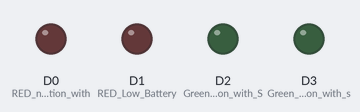
The sketch below on a simulated Arduino MKR. Parts: output pins drawn as LEDs (lit = HIGH). WiFi joins after 1.5 s; servers stay silent unless stated; uploads are accepted with an empty reply; raw I2C reads return 0; pins used as bus, display or sensor lines are not drawn.

Above: at 0.1 s.
At 3.1 s:
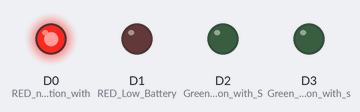
At 4.6 s:
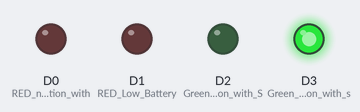
At 10.1 s:
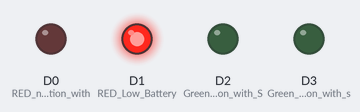
Timing chart, 0 to 11.6 s (numbered marks = the images above):
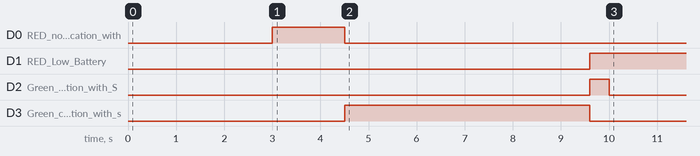

Measured:
- by itself, D1 (RED_Low_Battery): LOW → HIGH at 9.6 s
- by itself, D2 (Green_commincation_with_S): LOW → HIGH at 9.6 s, → LOW 0.40 s later
- by itself, D3 (Green_commincation_with_s): LOW → HIGH at 4.5 s, → LOW 5.1 s later

The sketch:

Sensor_Client_v3.ino
```cpp
/*
This program includes the measuring capabilities of the TE Ambimate sensor with the previous client code
Periodic communication with the server via HTTP

sensor communication using i2c
request all mesaured data, which is reaches in a char array

RED=VCC(TOP RIGHT ON sensor)
BLack=GND
YELLOW=SCL
BLUE=SDA

*/
#include <ArduinoLowPower.h>
#include <ArduinoHttpClient.h>
#include <WiFiNINA.h>
#include "Sensor_Config.h"

#include <Wire.h>

///////please enter your sensitive data in the Secret tab/arduino_secrets.h
/////// Wifi Settings ///////
char ssid[] = SERVER_1_SSID;
char pass[] = SECRET_PASS;

///Create wificlient object, HTTP client object and relevant variables
char serverAddress[] = SERVER_1_IP;  // server address
int port = 80;//port number for HTTP
WiFiClient wifi;//Create a wifi Client object called wifi.
HttpClient client = HttpClient(wifi, serverAddress, port);//create http client object  using the wifi client object
int wifi_status = WL_IDLE_STATUS;
int http_status_code = client.responseStatusCode();
String http_response = client.responseBody();
String http_content_type;
String http_put_data;
String sensor_number = SENSOR_1;//sensor number sent as http url


//variables for sensor
unsigned sensor_buf[20];//buffer used to retrive raw data from sensorf
float temperature, humidity,bat_volt;
unsigned int sensor_status,light,co2_ppm,voc_ppm;
String pir_event="";
String motion_event="";

int sample_time=120000;//15 seconds

void setup() {
  pinMode(0,OUTPUT);//RED no commincation with server
  pinMode(1,OUTPUT);//RED Low Battery
  pinMode(3,OUTPUT);//Green commincation with sensor IC
  pinMode(2,OUTPUT);//Green commincation with Server
  pinMode(7,OUTPUT);//Power for AmbiMate sensor
  digitalWrite(7,HIGH);
  delay(3000);
  Wire.begin();//begin i2c commincation for sensor
  connect_to_wifi();
}

void loop() {
  digitalWrite(7,HIGH);
  digitalWrite(3,HIGH);
  delay(5000);
  Wire.begin();//begin i2c commincation for sensor
  read_sensor();
  digitalWrite(3,LOW);
  digitalWrite(7,LOW);
  if(bat_volt<=2){
    digitalWrite(1,HIGH);
  }
  else{
    digitalWrite(1,LOW);
  }
  digitalWrite(2,HIGH);
  put_request("data");
  digitalWrite(2,LOW);
  LowPower.sleep(sample_time);
}
void connect_to_wifi(void){
  while ( wifi_status != WL_CONNECTED) {
    digitalWrite(0,HIGH);
    // Connect to WPA/WPA2 network:
    wifi_status = WiFi.begin(ssid, pass);
  }
  digitalWrite(0,LOW);


  // print your WiFi shield's IP address:
  IPAddress ip = WiFi.localIP();

}
void reconnect_to_wifi(void){
  while ( wifi_status != WL_CONNECTED) {
    digitalWrite(0,HIGH);
    wifi_status = WiFi.begin(ssid, pass);// Connect to WPA/WPA2 network:
  }
  digitalWrite(0,LOW);
}
void read_sensor(void){
// All sensors except the CO2 sensor are scanned in response to this command
  Wire.beginTransmission(0x2A); // transmit to device
  // Device address is specified in datasheet
  Wire.write(byte(0xC0));       // sends instruction to read sensors in next byte
  Wire.write(byte(0x7F));    // 0x7F indicates to read all connected sensors
  Wire.endTransmission();       // stop transmitting
  // Delay to make sure all sensors are scanned by the AmbiMate
  delay(100);

  Wire.beginTransmission(0x2A); // transmit to device
  Wire.write(byte(0x00));       // sends instruction to read sensors in next byte
  Wire.endTransmission();       // stop transmitting
  Wire.requestFrom(0x2A, 15);   // request bytes from slave device

  // Acquire the Raw Data
  unsigned int i = 0;
  while (Wire.available()) { // slave may send less than requested
    sensor_buf[i] = Wire.read(); // receive a byte as character
    i++;
  }

  // convert the raw data to engineering units
  sensor_status = sensor_buf[0];
  temperature = (sensor_buf[1] * 256.0 + sensor_buf[2]) / 10.0;
  humidity = (sensor_buf[3] * 256.0 + sensor_buf[4]) / 10.0;
  light = (sensor_buf[5] * 256.0 + sensor_buf[6]);
  bat_volt = ((sensor_buf[9] * 256.0 + sensor_buf[10]) / 1024.0) * (3.3 / 0.330);
  co2_ppm = (sensor_buf[11] * 256.0 + sensor_buf[12]);
  voc_ppm = (sensor_buf[13] * 256.0 + sensor_buf[14]);
  if (sensor_status & 0x80){
    pir_event="PIR EVENT";
  }
  else{
    pir_event="";
  }
  if (sensor_status & 0x01){
    motion_event="MOTION_EVENT EVENT";
  }
  else{
    motion_event="";
  }
}
void put_request(String data){
  http_content_type = "text/plain";
  if(data == "display"){//send all data as String
    http_put_data = String("Temperature (Celsius): " + String(temperature) + "\n" + "Humidtiy:" + String(humidity) + "\n"  + "co2 (ppm)" + String(co2_ppm) + "\n" + "Light:" + String(light));
  }
  else if(data == "data"){
    http_put_data = String(String(temperature) + "\n" + String(humidity) + "\n"  +  String(co2_ppm) + "\n" + String(light) +"\n" + pir_event +"\n" +motion_event +"\n" + String(bat_volt) +"\n");
  }
  if( wifi.connect(serverAddress,port)){
    if(wifi.connected()){
      //client connected to the server
      client.put(sensor_number, http_content_type, http_put_data);
      http_status_code = client.responseStatusCode();
      http_response = client.responseBody();
    }
  }
  else{
    //print error message then wait 1 second  then attempt to connect to the wifi network
    digitalWrite(5,HIGH);
    wifi_error();
    wifi.flush();
    wifi.stop();// disconnect the wifi client
    WiFi.disconnect();//disconnect from the wifi network
    delay(1000);
    reconnect_to_wifi();
  }
}

void wifi_error(void){
  String error_code;
  wifi_status=wifi.status();
  switch (wifi_status)
  {
  case 0:
    error_code="WiFi idle";
    break;
  case 1:
    error_code="No SSID available";
    break;
  case 4:
    error_code="Connection Failed";
    break;
  case 5:
    error_code="Connection Lost";
    break;
  case 6:
    error_code="Disconnected from WiFi";
    break;
  default:
    break;
  }

}
void dummy(){
  reconnect_to_wifi();
  //called on wakeup cause by Internal RTC interrupt
}
```

Sensor_Config.h
```cpp
//server 1
#define SERVER_1_SSID "ESP_3422B9"
#define SERVER_1_IP "192.168.4.1"
#define SERVER_2_SSID "ESP_87A2A9"
#define SERVER_2_IP "192.168.4.1"
#define SECRET_PASS ""

#define SENSOR_1 "/1"
#define SENSOR_2 "/2"
#define SENSOR_3 "/3"
#define SENSOR_4 "/4"
#define SENSOR_5 "/5"
#define SENSOR_6 "/6"
```
